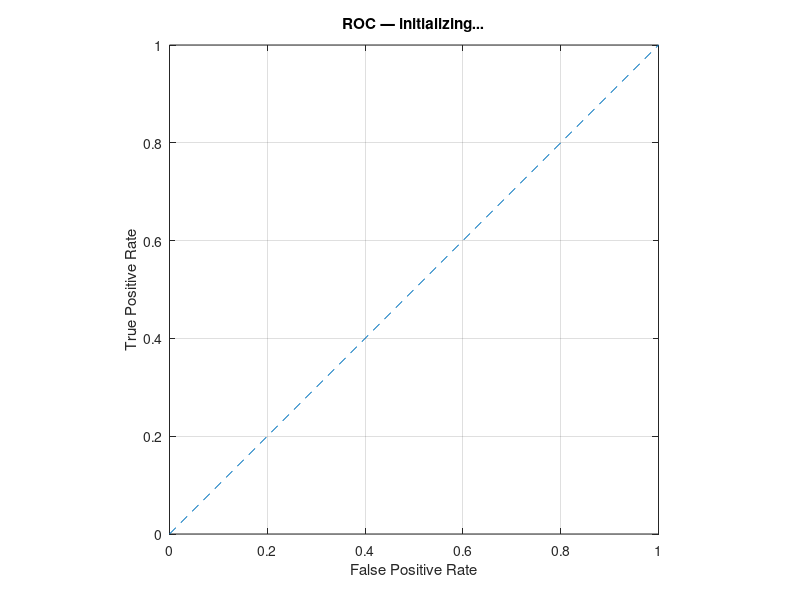

This figure's MATLAB source: (Note: this script raises an error after producing the figure.)
% ADS-B Receiver PlutoSDR (Model 1: Direct Xcorr + FIR + Adaptive Threshold)
% + Proper Alignment + ROC (plot-only) + CSV Logging + No logical-scalar errors
%
% Chain:
%   PlutoSDR RX (10 MS/s)
%   -> complex FIR front-end (linear-phase)
%   -> magnitude
%   -> matched filter (preamble template, direct xcorr)
%   -> adaptive threshold (median + k*MAD)
%   -> peak pick
%   -> ALIGN (+L/2 from correlation peak)
%   -> PPM demod
%   -> CRC-24 parity check
%   -> Packet CSV log (now includes AUC)
%   -> ROC (scores sampled, plot-only; curve also logged to CSV; print AUC)
%
% Refs: [1] DO-260B/C, [2] ICAO Annex10 Vol.IV, [3] CRC24 0x1FFF409,
%       [4] Oppenheim & Schafer, [5] Proakis & Salehi, [6] Huber & Ronchetti


clear; clc;

%% ---------- User Controls ----------
DEBUG_PLOT      = true;          % show ROC figure
DEBUG_EVERY     = 10;            % plot every N frames
th_k            = 5;           % threshold = median + k*MAD

% CSV logging
LOG_CSV   = true;
RUN_TAG   = datestr(now,'yyyymmdd_HHMMSS');
CSV_FILE  = sprintf('adsb_%s.csv', RUN_TAG);
ROC_FILE  = sprintf('adsbROC_%s.csv', RUN_TAG);

% Create CSV headers (Packet CSV now includes AUC)
if LOG_CSV
  [fid,msg] = fopen(CSV_FILE,'w');
  if fid == -1
    warning('adsb:csvOpen','Cannot open CSV: %s (reason: %s). Disable logging.', CSV_FILE, msg);
    LOG_CSV = false;
  else
    fprintf(fid,'timestamp,CA,ICAO_hex,SNRiq_dB,Psig_dBFS,Pnoi_dBFS,AUC\n');
    fclose(fid);
  end
  [froc,msg] = fopen(ROC_FILE,'w');
  if froc == -1
    warning('adsb:rocCsvOpen','Cannot open ROC CSV: %s (reason: %s).', ROC_FILE, msg);
  else
    fprintf(froc,'FPR,TPR,Threshold,AUC\n');
    fclose(froc);
  end
end

%% ---------- ROC controls/state ----------
ROC_SAMPLE_STEP   = 100;          % denser sampling -> faster accumulation
ROC_POS_WINDOW_US = 2.0;         % ± window around centers
ROC_MIN_POINTS    = 200;         % show curve sooner
ROC_THRESH_PTS    = 200;        % thresholds per sweep
ROC_MAX_SAMPLES   = inf;         % cap
roc_scores = [];
roc_labels = [];
AUC_last   = NaN;                % (NEW) keep last computed AUC for printing/CSV

% Label policy when no CRC-valid this frame:
ROC_LABEL_MODE = 'peaks-when-no-crc';  % {'crc-only','peaks-when-no-crc'}

iterCount = 0;

% Pre-create ROC figure handle (avoid figure focus issues)
hFigROC = [];
if DEBUG_PLOT
  hFigROC = figure(9); clf;
  set(hFigROC,'Name','ADS-B ROC','NumberTitle','off','Color','w');
  plot([0 1],[0 1],'--'); grid on; axis([0 1 0 1]); axis square;
  title('ROC — initializing...'); xlabel('False Positive Rate'); ylabel('True Positive Rate');
  drawnow;
end

%% ---------- Radio / Buffer ----------
fc        = 1090e6;
sampRate  = 10e6;               % 10 MS/s
frameLen  = 65536;              % ~6.55 ms

rx = sdrrx('Pluto', ...
  'CenterFrequency', fc, ...
  'BasebandSampleRate', sampRate, ...
  'SamplesPerFrame', frameLen, ...
  'GainSource','AGC Fast Attack', ...
  'OutputDataType','double');

disp('✅ PlutoSDR ready... Listening 1090 MHz ...');
conting = 0;

%% ---------- FIR front-end (linear-phase) ----------
b_fir = [0  -0.001951 -0.001727 0.002622 0.006403 0 -0.013408 -0.011526 0.015748 ...
         0.034483 0 -0.064286  -0.056995 0.089999 0.300257 0.400761 0.300257 ...
         0.089999 -0.056995 -0.064286 0 0.034483 0.015748 -0.011526 -0.013408 ...
         0 0.006403 0.002622 -0.001727 -0.001951 0];
zi_fir = zeros(numel(b_fir)-1,1);

%% ---------- ADS-B PHY Parameters ----------
os = round(sampRate/1e6);               % ~10 samp/us
SyncSequence   = [1 0 1 0 0 0 0 1 0 1 0 0 0 0 0 0];
SamplesPerChip = max(1, round(os/2));   % 0.5 us per chip
preamble       = repelem(SyncSequence, SamplesPerChip);
mf             = flipud(preamble(:));
L              = numel(preamble);

half = floor(os/2);
bit0 = [ones(1,half) zeros(1,os-half)];
bit1 = [zeros(1,half) ones(1,os-half)];
msgBits = 112;

%% ---------- Main Loop ----------
while true
  iterCount = iterCount + 1;
  rxSig = rx(); if isempty(rxSig); continue; end

  % 1) FIR (complex)
  [y_fir, zi_fir] = filter(b_fir, 1, rxSig, zi_fir);

  % 2) Matched filter on magnitude
  c = abs(conv(abs(y_fir), mf, 'same'));

  % 3) Robust threshold
  med = median(c);
  madv = median(abs(c - med)) + eps;
  th  = med + th_k * madv;

  % 4) Detections
  locs = find(c > th);
  true_peaks_this_frame = [];

  if ~isempty(locs)
    for st = locs(:).'                     % ensure scalar 'st'
      % 5) ALIGN start
      st_start   = st + floor(L/2);
      msgSamples = msgBits * os;

      % --- Harden bound check (vector-safe) ---
      if any( (st_start < 1) | ((st_start + msgSamples - 1) > numel(y_fir)) )
        continue;
      end

      % 6) PPM demod (magnitude)
      region_mag = abs(y_fir(st_start : st_start + msgSamples - 1));
      segs   = reshape(region_mag, os, msgBits);
      score0 = sum(segs .* bit0.', 1);
      score1 = sum(segs .* bit1.', 1);
      bits   = double(score1 > score0);

      % 7) CRC check
      DF = bin2dec(char(bits(1:5) + '0'));
      if (DF == 17) && checkCRC(bits)
        CA   = bin2dec(char(bits(6:8)    + '0'));
        ICAO = bits(9:32);
        DATA = bits(33:88);
        conting = conting + 1;

        % --- SNR (mask-only, IQ) ---
        region_iq  = y_fir(st_start : st_start + msgSamples - 1);
        P_sig_lin  = max(abs(region_iq).^2);
        mask = true(size(y_fir));
        sigL = max(1, st - L);
        sigR = min(numel(y_fir), st_start + msgSamples);
        mask(sigL:sigR) = false;
        noise_iq = y_fir(mask);
        if isempty(noise_iq), noise_iq = y_fir; end
        P_noi_lin = mean(abs(noise_iq).^2);
        SNR_iq_dB = 10*log10(P_sig_lin/(P_noi_lin + eps));
        Psig_dBFS = 10*log10(P_sig_lin + eps);
        Pnoi_dBFS = 10*log10(P_noi_lin + eps);

        % --- Pretty packet log line ---
        ICAO_hex = sprintf('%06X', bin2dec(char(ICAO + '0')));
        DATA_str = char(DATA + '0');
        ts_now   = datestr(now,'HH:MM:SS.FFF');
        fprintf('[%s] [ADS-B] ICAO=%s | CA=%d | Message=%s | SNR=%.2f dB | Count=%d | AUC=%s  ( N=%d )\n' , ...
                ts_now, ICAO_hex, CA, DATA_str, SNR_iq_dB, conting, ...
                ternaryStr(isnan(AUC_last),'NaN',sprintf('%.3f',AUC_last)) ,Ncur);

        % --- Packet CSV log (append AUC_last) ---
        if LOG_CSV
          ts = char(datetime('now','Format','yyyy-MM-dd HH:mm:ss.SSS'));
          [fid,msg] = fopen(CSV_FILE,'a');
          if fid ~= -1
            fprintf(fid,'%s,%d,%s,%.2f,%.2f,%.2f,%.3f\n', ... 
                    ts, CA, ICAO_hex, SNR_iq_dB, Psig_dBFS, Pnoi_dBFS, AUC_last);
            fclose(fid);
          else
            warning('adsb:csvAppend','Packet CSV append failed: %s', msg);
          end
        end

        % mark validated center
        true_peaks_this_frame(end+1) = st; %#ok<AGROW>
      end
    end
  end

  %% ---------- ROC accumulation (every frame; vector-safe) ----------
  pos_mask = false(size(c));
  if ~isempty(true_peaks_this_frame)
    win_samp = round((ROC_POS_WINDOW_US * 1e-6) * sampRate);
    for k = 1:numel(true_peaks_this_frame)
      center = true_peaks_this_frame(k);
      i1 = max(1, center - win_samp);
      i2 = min(numel(c), center + win_samp);
      pos_mask(i1:i2) = true;
    end
  elseif strcmpi(ROC_LABEL_MODE,'peaks-when-no-crc') && ~isempty(locs)
    win_samp = round((ROC_POS_WINDOW_US * 1e-6) * sampRate);
    for k = 1:numel(locs)
      center = locs(k);
      i1 = max(1, center - win_samp);
      i2 = min(numel(c), center + win_samp);
      pos_mask(i1:i2) = true;
    end
  end

  s_idx = 1:ROC_SAMPLE_STEP:numel(c);
  roc_scores = [roc_scores; c(s_idx).'];
  roc_labels = [roc_labels; double(pos_mask(s_idx)).'];

  %% ---------- ROC plot-only (print AUC only) ----------
  if DEBUG_PLOT && mod(iterCount, DEBUG_EVERY) == 0
    % Scalarized checks (protect against [])
    Ncur = numel(roc_scores);
    npos = sum(roc_labels==1);
    nneg = sum(roc_labels==0);

    cond_full = any(Ncur >= ROC_MIN_POINTS) && any(npos>0) && any(nneg>0);
    if cond_full
      [FPR, TPR, AUC, thresh] = computeROC(roc_scores, roc_labels, ROC_THRESH_PTS);
    else
      [FPR, TPR, AUC, thresh] = computeROC(roc_scores, roc_labels, max(10, round(ROC_THRESH_PTS/5)));
    end
    AUC_last = AUC;  % (UPDATE) keep last AUC

    % Plot ROC
    if isempty(hFigROC) || ~ishandle(hFigROC), hFigROC = figure(9); end
    set(0,'CurrentFigure',hFigROC); clf;
    plot(FPR, TPR, '-o', 'LineWidth', 1.25, 'MarkerSize', 3);
    grid on; axis([0 1 0 1]); axis square;
    if isnan(AUC)
      title(sprintf('ROC (N=%d) — collecting labels...', Ncur));
    else
      title(sprintf('ROC (N=%d)  AUC = %.3f', Ncur, AUC));
    end
    xlabel('False Positive Rate'); ylabel('True Positive Rate');
    drawnow;

    % Log ROC curve to CSV (silent)
    if LOG_CSV && ~isempty(FPR)
      [froc,msg] = fopen(ROC_FILE,'a');
      if froc ~= -1
        for i=1:numel(FPR)
          fprintf(froc,'%.6f,%.6f,%.6f,%.6f\n', FPR(i), TPR(i), thresh(i), AUC);
        end
        fclose(froc);
      else
        warning('adsb:rocCsvAppend','ROC CSV append failed: %s', msg);
      end
    end

    % >>> Print AUC only (ตามที่ขอ)
    % if ~isnan(AUC)
    %   fprintf('[ROC] AUC = %.3f (N=%d)\n', AUC, Ncur);
    % else
    %   fprintf('[ROC] AUC = NaN (collecting labels, N=%d)\n', Ncur);
    % end

    % Optional stop at cap (silent)
    if any(Ncur >= ROC_MAX_SAMPLES)
      [FPR2, TPR2, AUC2] = computeROC(roc_scores(1:ROC_MAX_SAMPLES), roc_labels(1:ROC_MAX_SAMPLES), ROC_THRESH_PTS);
      set(0,'CurrentFigure',hFigROC); clf;
      plot(FPR2, TPR2, '-o', 'LineWidth', 1.25, 'MarkerSize', 3);
      grid on; axis([0 1 0 1]); axis square;
      title(sprintf('ROC (N=%d)  AUC = %.3f', ROC_MAX_SAMPLES, AUC2));
      xlabel('False Positive Rate'); ylabel('True Positive Rate');
      drawnow;
      try, release(rx); catch, end
      return;
    end
  end
end

%% ---------- Helper: Mode-S/ADS-B CRC-24 ----------
function isValid = checkCRC(bits)
  % Polynomial: 0x1FFF409
  poly     = [1 1 1 1 1 1 1 1 1 1 1 1 1 0 1 0 0 0 0 0 0 1 0 0 1];
  msg      = bits(1:88);
  crcRx    = bits(89:112);
  dividend = [msg zeros(1,24)];
  for i = 1:length(msg)
    if dividend(i) == 1
      dividend(i:i+24) = bitxor(dividend(i:i+24), poly);
    end
  end
  crcCalc = dividend(end-23:end);
  isValid = isequal(crcCalc, crcRx);
end

%% ---------- Helper: ROC computation ----------
function [FPR, TPR, AUC, thresh] = computeROC(scores, labels, Nth)
  scores = scores(:);
  labels = labels(:) > 0;
  npos = sum(labels==1); nneg = sum(labels==0);
  if any(npos==0) || any(nneg==0), FPR=[0;1]; TPR=[0;1]; AUC=NaN; thresh=[0;0]; return; end
  smin=min(scores); smax=max(scores);
  if smin==smax, FPR=[0;1]; TPR=[0;1]; AUC=0.5; thresh=[0;0]; return; end
  Nth = max(3, Nth);
  thresh=linspace(smax,smin,Nth).';
  TPR=zeros(numel(thresh),1); FPR=zeros(numel(thresh),1);
  for i=1:numel(thresh)
    t=thresh(i);
    yp=(scores>=t);
    TP=sum( yp &  labels );
    FP=sum( yp & ~labels );
    FN=sum(~yp &  labels );
    TN=sum(~yp & ~labels );
    TPR(i)=TP/(TP+FN+eps);
    FPR(i)=FP/(FP+TN+eps);
  end
  [FPR,order]=sort(FPR);
  TPR=TPR(order);
  thresh=thresh(order);
  AUC=trapz(FPR,TPR);
end

%% ---------- Tiny helper ----------
function s = ternaryStr(cond, a, b)
% ternary string helper: if cond is true -> a, else -> b
if cond, s = a; else, s = b; end
end
